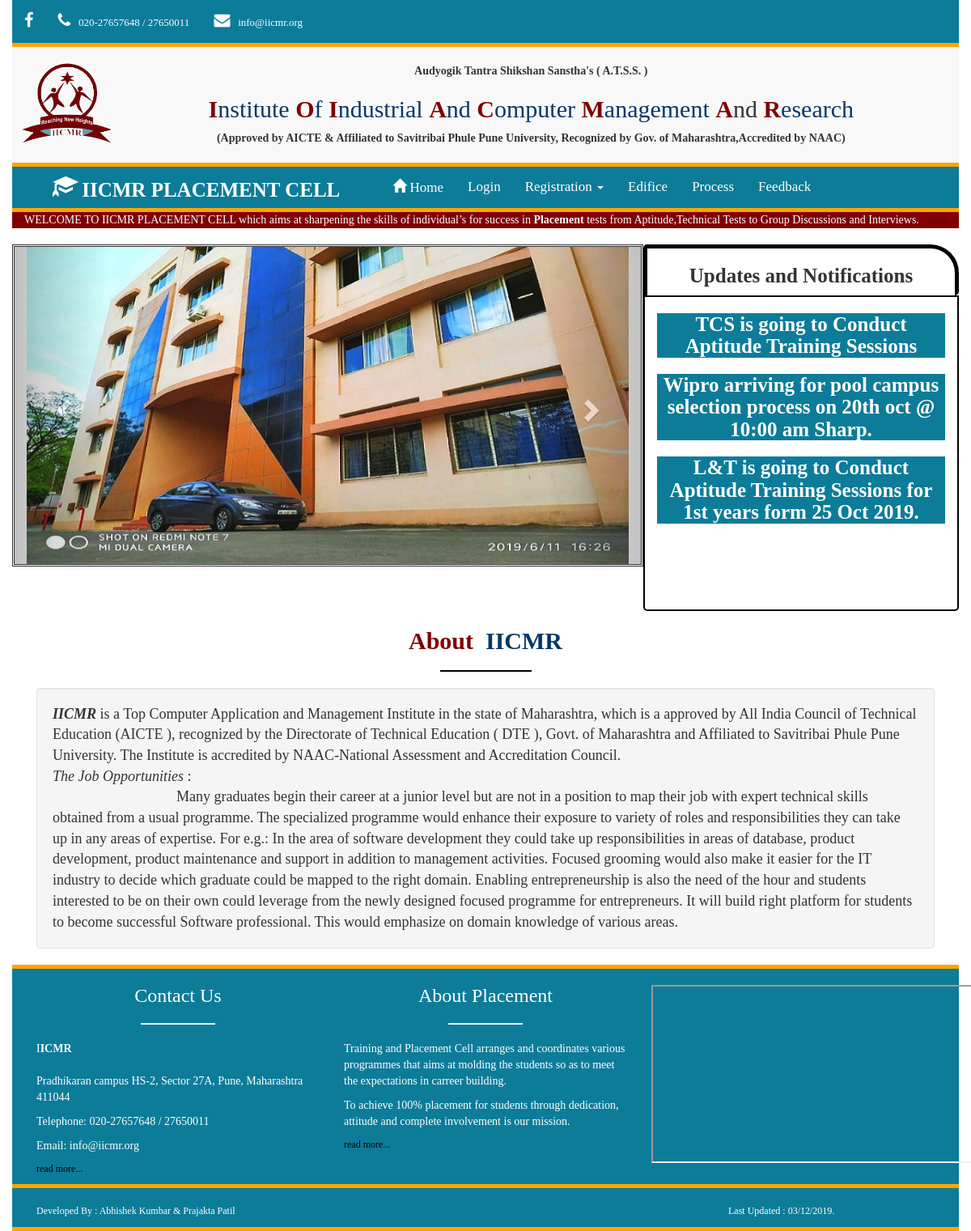
The app's page /home.php with its own data.
### tables this page shows
CREATE TABLE `updates` (
  `id` int(4) NOT NULL,
  `notify` varchar(100) NOT NULL
);

### home.php (the view, shortened to what this page needs)
<html>
<head>
	<link rel="stylesheet" href="https://maxcdn.bootstrapcdn.com/bootstrap/3.4.0/css/bootstrap.min.css">
  	<link rel="stylesheet" href="https://cdnjs.cloudflare.com/ajax/libs/font-awesome/4.7.0/css/font-awesome.min.css"/>
  	<link href="fotorama.css" rel="stylesheet"/>
</head>
<body class="container-fluid">
<?php include'header.php'; ?>
<div class="container-fluid row">
<br>
  	<div id="myCarousel" class="col-sm-8 carousel slide" data-ride="carousel" style="border-style:double;">
	    <div class="carousel-inner">
		    <div class="item active">
	      		<img src="pics/a1.jpg" alt="Los Angeles" style="width:100%;">
	        </div>
	    </div>
	    <a class="left carousel-control" href="#myCarousel" data-slide="prev">
	      <span class="glyphicon glyphicon-chevron-left"></span>
	    </a>
	    <a class="right carousel-control" href="#myCarousel" data-slide="next">
	      <span class="glyphicon glyphicon-chevron-right"></span>
	    </a>
  </div>
		<div class="col-sm-4" style="border:5px solid black;border-bottom: none; border-radius: 5px; border-top-right-radius:35px;border-bottom-left-radius:0px;">
			<h3 style="font-size: 25px;font-weight: bold;text-align: center; font-family: verdana;">Updates and Notifications</h3>
		</div>
		<div class="col-sm-4" style="border:2px solid black; height: 390px; border-radius: 5px; border-top-right-radius: 0px;border-top-left-radius: 0px;">
			<marquee direction=up scrollamount=3 height=370px;>
		<?php include'config.php'; ?>
			<?php
				$query = "SELECT * FROM `updates`";
				$result = mysqli_query($con, $query);
				if(mysqli_num_rows($result) > 0)
				{
					while($row = mysqli_fetch_array($result))
					{
			?>
				<h3 style="font-size: 25px;font-weight: bold;text-align: center; font-family: verdana;background-color:#0c7c99;color: white; "><?php echo $row["notify"] ?></h3>
				<?php
					}
				}
				?>
			</marquee>
		</div>
</div>
<div class="container-fluid">
<div class="col-sm-12" style="font-size: 22px;font-family: verdana;">
	<center><h2><b> <span style="color:maroon; font-weight: bold;">About</span> &nbsp;<span style="color:#073767">IICMR</span> </b></h2>
	<hr size="10" style="width:10%; border: 1px solid black;"></center>
	<div class="well" style="font-size:18px">
	<i><b>IICMR</b></i> is a Top Computer Application and Management Institute in the state of Maharashtra, which is a approved by All India Council of Technical Education (AICTE ), recognized by the Directorate of Technical Education ( DTE ), Govt. of Maharashtra and Affiliated to Savitribai Phule Pune University. The Institute is accredited by NAAC-National Assessment and Accreditation Council. <br>
	<i>The Job Opportunities</i> :<br>
	 &nbsp;&nbsp;&nbsp;&nbsp;&nbsp;&nbsp;&nbsp;&nbsp;&nbsp;&nbsp;&nbsp;&nbsp;&nbsp;&nbsp;&nbsp;&nbsp;&nbsp;&nbsp;&nbsp;&nbsp;&nbsp;&nbsp;&nbsp;&nbsp;&nbsp;&nbsp;&nbsp;&nbsp;&nbsp;&nbsp;&nbsp;&nbsp;&nbsp;&nbsp;Many graduates begin their career at a junior level but are not in a position to map their job with expert technical skills obtained from a usual programme. The specialized programme would enhance their exposure to variety of roles and responsibilities they can take up in any areas of expertise. For e.g.: In the area of software development they could take up responsibilities in areas of database, product development, product maintenance and support in addition to management activities. Focused grooming would also make it easier for the IT industry to decide which graduate could be mapped to the right domain. Enabling entrepreneurship is also the need of the hour and students interested to be on their own could leverage from the newly designed focused programme for entrepreneurs. It will build right platform for students to become successful Software professional. This would emphasize on domain knowledge of
	 various areas.
	</div>
</div>
</div>
<?php include'footer.php' ?>
</body>
</html>

### records on screen
updates: notify "TCS is going to Conduct Aptitude Training Sessions"
updates: notify "Wipro arriving for pool campus selection process on 20th oct @ 10:00 am Sharp."
updates: notify "L&T is going to Conduct Aptitude Training Sessions for 1st years form 25 Oct 2019."
